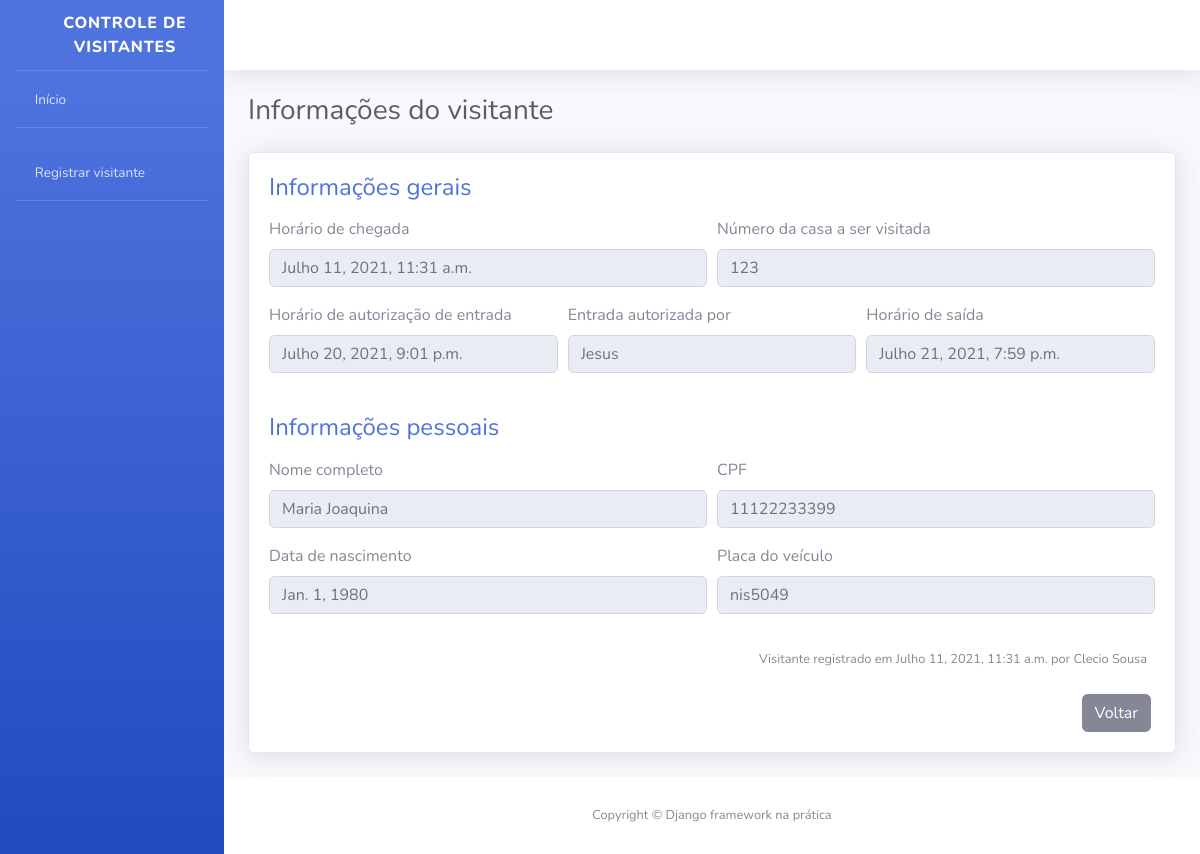
The app's page /informacao-visitante/1/ with its own data.
### visitantes/models.py (models this page shows, shortened)
class Visitante(models.Model):
    STATUS_VISITANTE =[
        ("AGUARDANDO", "Aguardando autorização"),
        ("EM_VISITA", "Em visita"),
        ("FINALIZADO", "Visita finalizada")
    ]
    status = models.CharField(
        verbose_name="Status",
        max_length=10,
        choices=STATUS_VISITANTE,
        default="AGUARDANDO"
    )
    nome_completo = models.CharField(
        verbose_name="Nome completo",
        max_length=194
    )
    cpf = models.CharField(
        verbose_name="CPF",
        max_length=11
    )
    data_nascimento = models.DateField(
        verbose_name="Data de nascimento",
        auto_now=False,
        auto_now_add=False
    )
    numero_casa = models.PositiveSmallIntegerField(
        verbose_name="Numero da casa"
    )
    placa_veiculo = models.CharField(
        verbose_name="Placa do veículo",
        max_length=7,
        blank=True,
        null=True
    )
    horario_chegada = models.DateTimeField(
        verbose_name="Horário de chegada na portaria",
        auto_now_add=True, #registra a hora automaticamente
    )
    horario_saida = models.DateTimeField(
        verbose_name= " Horário de saída do condomínio",
        auto_now=False,
        blank=True,
        null=True
    )
    horario_autorizacao = models.DateTimeField(
        verbose_name="Horário de autorização de entrada",
        auto_now=False,
        blank=True,
        null=True
    )
    morador_responsavel = models.CharField(
        verbose_name="Morador responsável pela autorização",
        max_length=194,
        blank=True
    )
    registrado_por = models.ForeignKey(
        "porteiros.Porteiro",
        verbose_name="Porteiro responsável",
        on_delete=models.PROTECT,
    )
    def get_horario_saida(self):
        if self.horario_saida:
            return self.horario_saida
        return "Horário de saída não registrado"
    def get_horario_autorizacao(self):
        if self.horario_autorizacao:
            return self.horario_autorizacao
        return "Visitante aguardando autorização"
    def get_morador_responsavel(self):
        if self.morador_responsavel:
            return self.morador_responsavel
        return "Visitante aguardando autorização"
    def get_placa_veiculo(self):
        if self.placa_veiculo:
            return self.placa_veiculo
        return "Veículo não cadastrado"
    class Meta:
        verbose_name = "Visitante"
        verbose_name_plural = "Visitantes"
        db_table = "visitante"

### porteiros/models.py (models this page shows)
class Porteiro(models.Model):
    usuario = models.OneToOneField(
        "usuarios.Usuario", #aplicativo.Nome_da_classe
        verbose_name="Usuário",
        on_delete=models.PROTECT #impede que o registro do objeto seja excluido
    )
    nome_completo = models.CharField(
        verbose_name="Nome completo",
        max_length=194,
    )
    cpf = models.CharField(
        verbose_name="CPF",
        max_length=11,
    )
    telefone = models.CharField(
        verbose_name="Telefone de contato",
        max_length=11
    )
    data_nascimento = models.DateField(
        verbose_name="Data de nascimento",
        auto_now=False, #atualizar o valor sempre que atualizar as informacoes do objeto(porteiro)
        auto_now_add=False #utilizar data atual como registro no BD
    )
    class Meta: #classes e metodos que acompanha todos os modelos do django
        verbose_name = "Porteiro"
        verbose_name_plural = "Porteiros"
        db_table = "porteiro"
    def __str__(self):
        return self.nome_completo

### visitantes/views.py (the view, shortened to what this page needs)
def informacoes_visitante(request, id):
    visitante = get_object_or_404(
        Visitante,
        id=id
    )
    form = AutorizaVisitanteForm()
    context = {
        "visitante": visitante,
        "nome_pagina": "Informações do visitante",
        "form": form
    }
    return render(request, "informacoes_visitante.html", context)

### visitantes/forms.py
class AutorizaVisitanteForm(forms.ModelForm):
    morador_responsavel = forms.CharField(required=True)
    class Meta:
        model = Visitante
        fields =[
            "morador_responsavel"
        ]
        error_messages ={
            "morador_responsavel": {
                "required":"Por favor, informe o nome do morador responsável por autorizar a entrada do visitante"
            }
        }
        """"
        CAMPOS SELECIONADOS

        fields = (
            "nome_completo", "cpf","data_nascimento",
            "numero_casa", "placa_veiculo"
        )
        """

### templates/informacoes_visitante.html (shortened to what this page needs)
{% extends "base.html" %}
{% load widget_tweaks %}
{% block conteudo %}
<div class="container">
    <div class="d-sm-flex align-items-center justify-content-between mb-4">
        <h1 class="h3 mb-0 text-gray-800">{{ nome_pagina }}</h1>
    </div>
    <div class="card shadow mb-4">
        <div class="card-body">
            <h4 class="mb-3 text-primary">
                Informações gerais
            </h4>
            <form>
                <div class="form-row">
                    <div class="form-group col-md-6">
                        <label>Horário de chegada</label>
                        <input type="text" class="form-control" value="{{ visitante.horario_chegada }}" disabled>
                    </div>
                    <div class="form-group col-md-6">
                        <label>Número da casa a ser visitada</label>
                        <input type="text" class="form-control" value="{{ visitante.numero_casa }}" disabled>
                    </div>
                </div>
                <div class="form-row">
                    <div class="form-group col-md-4">
                        <label>Horário de autorização de entrada</label>
                        <input type="text" class="form-control" value="{{ visitante.get_horario_autorizacao }}" disabled>
                    </div>
                    <div class="form-group col-md-4">
                        <label>Entrada autorizada por</label>
                        <input type="text" class="form-control" value="{{ visitante.get_morador_responsavel }}" disabled>
                    </div>
                    <div class="form-group col-md-4">
                        <label>Horário de saída</label>
                        <input type="text" class="form-control" value="{{ visitante.get_horario_saida }}" disabled>
                    </div>
                </div>
            </form>
            <h4 class="mb-3 mt-4 text-primary">
                Informações pessoais
            </h4>
            <form>
                <div class="form-row">
                    <div class="form-group col-md-6">
                        <label>Nome completo</label>
                        <input type="text" class="form-control" value="{{ visitante.nome_completo }}" disabled>
                    </div>
                    <div class="form-group col-md-6">
                        <label>CPF</label>
                        <input type="text" class="form-control" value="{{ visitante.cpf }}" disabled>
                    </div>
                </div>
                <div class="form-row">
                    <div class="form-group col-md-6">
                        <label>Data de nascimento</label>
                        <input type="text" class="form-control" value="{{ visitante.data_nascimento }}" disabled>
                    </div>
                    <div class="form-group col-md-6">
                        <label>Placa do veículo</label>
                        <input type="text" class="form-control" value="{{ visitante.get_placa_veiculo }}" disabled>
                    </div>
                </div>
            </form>
            <p class="mr-2 mt-3 mb-4 text-right">
                <small>
                    Visitante registrado em {{ visitante.horario_chegada }} por {{ visitante.registrado_por }}
                </small>
            </p>
            <div class="mr-1 text-right">
                <a href="{% url 'index' %}" class="btn btn-secondary text-white" type="button">
                    <span class="text">Voltar</span>
                </a>
            </div>
        </div>
    </div>
</div>
{% endblock %}

### records on screen
Visitante: horario_chegada "Julho 11, 2021, 11:31 a.m.", numero_casa "123", get_horario_autorizacao "Julho 20, 2021, 9:01 p.m.", get_morador_responsavel "Jesus", get_horario_saida "Julho 21, 2021, 7:59 p.m.", nome_completo "Maria Joaquina", cpf "11122233399", data_nascimento "Jan. 1, 1980", get_placa_veiculo "nis5049", registrado_por "Clecio Sousa"

### other values on screen
{{ nome_pagina }} "Informações do visitante"
